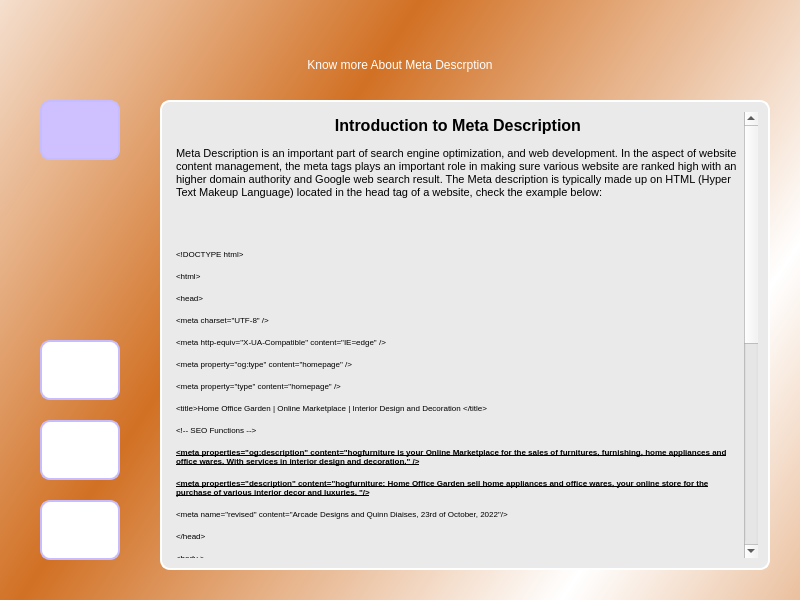
<?xml version="1.0" encoding="UTF-8"?>
<ui version="4.0">
 <class>Dialog</class>
 <widget class="QDialog" name="Dialog">
  <property name="geometry">
   <rect>
    <x>0</x>
    <y>0</y>
    <width>800</width>
    <height>600</height>
   </rect>
  </property>
  <property name="sizePolicy">
   <sizepolicy hsizetype="Preferred" vsizetype="Preferred">
    <horstretch>138</horstretch>
    <verstretch>80</verstretch>
   </sizepolicy>
  </property>
  <property name="minimumSize">
   <size>
    <width>400</width>
    <height>300</height>
   </size>
  </property>
  <property name="maximumSize">
   <size>
    <width>1380</width>
    <height>800</height>
   </size>
  </property>
  <property name="baseSize">
   <size>
    <width>400</width>
    <height>300</height>
   </size>
  </property>
  <property name="windowTitle">
   <string>Dialog</string>
  </property>
  <property name="windowIcon">
   <iconset resource="resources/resources.qrc">
    <normaloff>:/images/seoicon.ico</normaloff>:/images/seoicon.ico</iconset>
  </property>
  <widget class="QWidget" name="widget" native="true">
   <property name="geometry">
    <rect>
     <x>0</x>
     <y>0</y>
     <width>800</width>
     <height>600</height>
    </rect>
   </property>
   <property name="styleSheet">
    <string notr="true">QWidget#widget{
	background-color: qlineargradient(spread:reflect, x1:0.36, y1:0.33, x2:0.9, y2:0.6, stop:0 rgba(209, 112, 35, 254), stop:1 rgba(255, 255, 255, 255))
}</string>
   </property>
   <widget class="QPushButton" name="applicationscreen">
    <property name="geometry">
     <rect>
      <x>40</x>
      <y>100</y>
      <width>80</width>
      <height>60</height>
     </rect>
    </property>
    <property name="styleSheet">
     <string notr="true">QPushButton{
	border-radius: 10px;
	font: 85 10pt &quot;Times New Roman&quot;;
	color: #ffffff;
	border: 2px solid rgb(197, 189, 255);
	background: #cfc0ff;
}
QPushButton:hover{
	font: 85 10pt &quot;Times New Roman&quot;;
	color:#cfc0ff;
	border: 2px solid #aaaaff;
	background: #cfc0ff;
}</string>
    </property>
    <property name="text">
     <string/>
    </property>
    <property name="icon">
     <iconset>
      <normaloff>backgroundiconimages.jpeg</normaloff>backgroundiconimages.jpeg</iconset>
    </property>
    <property name="iconSize">
     <size>
      <width>60</width>
      <height>40</height>
     </size>
    </property>
   </widget>
   <widget class="QPushButton" name="seo_guide_screen">
    <property name="geometry">
     <rect>
      <x>40</x>
      <y>500</y>
      <width>80</width>
      <height>60</height>
     </rect>
    </property>
    <property name="styleSheet">
     <string notr="true">QPushButton{
	border-radius: 10px;
	font: 85 10pt &quot;Times New Roman&quot;;
	color: #ffffff;
	border: 2px solid rgb(197, 189, 255);
	background: rgb(255, 255, 255);
}
QPushButton:hover{
	font: 85 10pt &quot;Times New Roman&quot;;
	color:#cfc0ff;
	border: 2px solid #aaaaff;
	background: rgb(255, 255, 255);
}</string>
    </property>
    <property name="text">
     <string/>
    </property>
    <property name="icon">
     <iconset>
      <normaloff>backimages.jpeg</normaloff>backimages.jpeg</iconset>
    </property>
    <property name="iconSize">
     <size>
      <width>60</width>
      <height>40</height>
     </size>
    </property>
   </widget>
   <widget class="QPushButton" name="settingscreen">
    <property name="geometry">
     <rect>
      <x>40</x>
      <y>340</y>
      <width>80</width>
      <height>60</height>
     </rect>
    </property>
    <property name="styleSheet">
     <string notr="true">QPushButton{
	border-radius: 10px;
	font: 85 10pt &quot;Times New Roman&quot;;
	color: #ffffff;
	border: 2px solid rgb(197, 189, 255);
	background: rgb(255, 255, 255);
}
QPushButton:hover{
	font: 85 10pt &quot;Times New Roman&quot;;
	color:#cfc0ff;
	border: 2px solid #aaaaff;
	background: rgb(255, 255, 255);
}</string>
    </property>
    <property name="text">
     <string/>
    </property>
    <property name="icon">
     <iconset>
      <normaloff>settings.jpg</normaloff>settings.jpg</iconset>
    </property>
    <property name="iconSize">
     <size>
      <width>60</width>
      <height>40</height>
     </size>
    </property>
   </widget>
   <widget class="QPushButton" name="menuscreen">
    <property name="geometry">
     <rect>
      <x>40</x>
      <y>420</y>
      <width>80</width>
      <height>60</height>
     </rect>
    </property>
    <property name="styleSheet">
     <string notr="true">QPushButton{
	border-radius: 10px;
	font: 85 10pt &quot;Times New Roman&quot;;
	color: #ffffff;
	border: 2px solid rgb(197, 189, 255);
	background: rgb(255, 255, 255);
}
QPushButton:hover{
	font: 85 10pt &quot;Times New Roman&quot;;
	color:#cfc0ff;
	border: 2px solid #aaaaff;
	background: rgb(255, 255, 255);
}</string>
    </property>
    <property name="text">
     <string/>
    </property>
    <property name="icon">
     <iconset>
      <normaloff>menu.jpg</normaloff>menu.jpg</iconset>
    </property>
    <property name="iconSize">
     <size>
      <width>60</width>
      <height>40</height>
     </size>
    </property>
   </widget>
   <widget class="QTextBrowser" name="textBrowser">
    <property name="geometry">
     <rect>
      <x>160</x>
      <y>100</y>
      <width>610</width>
      <height>470</height>
     </rect>
    </property>
    <property name="styleSheet">
     <string notr="true">QTextBrowser{
	border: 2px solid #ffffff;
	border-radius: 10px;
	padding: 10px;
	background: #eaeaea;
}</string>
    </property>
    <property name="html">
     <string>&lt;!DOCTYPE HTML PUBLIC &quot;-//W3C//DTD HTML 4.0//EN&quot; &quot;http://www.w3.org/TR/REC-html40/strict.dtd&quot;&gt;
&lt;html&gt;&lt;head&gt;&lt;meta name=&quot;qrichtext&quot; content=&quot;1&quot; /&gt;&lt;style type=&quot;text/css&quot;&gt;
p, li { white-space: pre-wrap; }
&lt;/style&gt;&lt;/head&gt;&lt;body style=&quot; font-family:'MS Shell Dlg 2'; font-size:8.25pt; font-weight:400; font-style:normal;&quot;&gt;
&lt;p align=&quot;center&quot; style=&quot; margin-top:12px; margin-bottom:12px; margin-left:0px; margin-right:0px; -qt-block-indent:0; text-indent:0px;&quot;&gt;&lt;span style=&quot; font-size:12pt; font-weight:600;&quot;&gt;Introduction to Meta Description&lt;/span&gt;&lt;/p&gt;
&lt;p style=&quot; margin-top:12px; margin-bottom:12px; margin-left:0px; margin-right:0px; -qt-block-indent:0; text-indent:0px;&quot;&gt;Meta Description is an important part of search engine optimization, and web development. In the aspect of website content management, the meta tags plays an important role in making sure various website are ranked high with an higher domain authority and Google web search result. The Meta description is typically made up on HTML (Hyper Text Makeup Language) located in the head tag of a website, check the example below: &lt;/p&gt;
&lt;p style=&quot; margin-top:12px; margin-bottom:12px; margin-left:0px; margin-right:0px; -qt-block-indent:0; text-indent:0px;&quot;&gt;&lt;br /&gt;&lt;/p&gt;
&lt;p style=&quot; margin-top:12px; margin-bottom:12px; margin-left:0px; margin-right:0px; -qt-block-indent:0; text-indent:0px;&quot;&gt;&lt;span style=&quot; font-size:6pt;&quot;&gt;&amp;lt;!DOCTYPE html&amp;gt;&lt;/span&gt;&lt;/p&gt;
&lt;p style=&quot; margin-top:12px; margin-bottom:12px; margin-left:0px; margin-right:0px; -qt-block-indent:0; text-indent:0px;&quot;&gt;&lt;span style=&quot; font-size:6pt;&quot;&gt;&amp;lt;html&amp;gt;&lt;/span&gt;&lt;/p&gt;
&lt;p style=&quot; margin-top:12px; margin-bottom:12px; margin-left:0px; margin-right:0px; -qt-block-indent:0; text-indent:0px;&quot;&gt;&lt;span style=&quot; font-size:6pt;&quot;&gt;&amp;lt;head&amp;gt;&lt;/span&gt;&lt;/p&gt;
&lt;p style=&quot; margin-top:12px; margin-bottom:12px; margin-left:0px; margin-right:0px; -qt-block-indent:0; text-indent:0px;&quot;&gt;&lt;span style=&quot; font-size:6pt;&quot;&gt;&amp;lt;meta charset=&amp;quot;UTF-8&amp;quot; /&amp;gt;&lt;/span&gt;&lt;/p&gt;
&lt;p style=&quot; margin-top:12px; margin-bottom:12px; margin-left:0px; margin-right:0px; -qt-block-indent:0; text-indent:0px;&quot;&gt;&lt;span style=&quot; font-size:6pt;&quot;&gt;&amp;lt;meta http-equiv=&amp;quot;X-UA-Compatible&amp;quot; content=&amp;quot;IE=edge&amp;quot; /&amp;gt;&lt;/span&gt;&lt;/p&gt;
&lt;p style=&quot; margin-top:12px; margin-bottom:12px; margin-left:0px; margin-right:0px; -qt-block-indent:0; text-indent:0px;&quot;&gt;&lt;span style=&quot; font-size:6pt;&quot;&gt;&amp;lt;meta property=&amp;quot;og:type&amp;quot; content=&amp;quot;homepage&amp;quot; /&amp;gt;&lt;/span&gt;&lt;/p&gt;
&lt;p style=&quot; margin-top:12px; margin-bottom:12px; margin-left:0px; margin-right:0px; -qt-block-indent:0; text-indent:0px;&quot;&gt;&lt;span style=&quot; font-size:6pt;&quot;&gt;&amp;lt;meta property=&amp;quot;type&amp;quot; content=&amp;quot;homepage&amp;quot; /&amp;gt;&lt;/span&gt;&lt;/p&gt;
&lt;p style=&quot; margin-top:12px; margin-bottom:12px; margin-left:0px; margin-right:0px; -qt-block-indent:0; text-indent:0px;&quot;&gt;&lt;span style=&quot; font-size:6pt;&quot;&gt;&amp;lt;title&amp;gt;Home Office Garden | Online Marketplace | Interior Design and Decoration &amp;lt;/title&amp;gt;&lt;/span&gt;&lt;/p&gt;
&lt;p style=&quot; margin-top:12px; margin-bottom:12px; margin-left:0px; margin-right:0px; -qt-block-indent:0; text-indent:0px;&quot;&gt;&lt;span style=&quot; font-size:6pt;&quot;&gt;&amp;lt;!-- SEO Functions --&amp;gt;&lt;/span&gt;&lt;/p&gt;
&lt;p style=&quot; margin-top:12px; margin-bottom:12px; margin-left:0px; margin-right:0px; -qt-block-indent:0; text-indent:0px;&quot;&gt;&lt;span style=&quot; font-size:6pt; font-weight:600; text-decoration: underline;&quot;&gt;&amp;lt;meta properties=&amp;quot;og:description&amp;quot; content=&amp;quot;hogfurniture is your Online Marketplace for the sales of furnitures, furnishing, home appliances and office wares. With services in interior design and decoration.&amp;quot; /&amp;gt;&lt;/span&gt;&lt;/p&gt;
&lt;p style=&quot; margin-top:12px; margin-bottom:12px; margin-left:0px; margin-right:0px; -qt-block-indent:0; text-indent:0px;&quot;&gt;&lt;span style=&quot; font-size:6pt; font-weight:600; text-decoration: underline;&quot;&gt;&amp;lt;meta properties=&amp;quot;description&amp;quot; content=&amp;quot;hogfurniture: Home Office Garden sell home appliances and office wares, your online store for the purchase of various interior decor and luxuries. &amp;quot;/&amp;gt;&lt;/span&gt;&lt;/p&gt;
&lt;p style=&quot; margin-top:12px; margin-bottom:12px; margin-left:0px; margin-right:0px; -qt-block-indent:0; text-indent:0px;&quot;&gt;&lt;span style=&quot; font-size:6pt;&quot;&gt;&amp;lt;meta name=&amp;quot;revised&amp;quot; content=&amp;quot;Arcade Designs and Quinn Diaises, 23rd of October, 2022&amp;quot;/&amp;gt;&lt;/span&gt;&lt;/p&gt;
&lt;p style=&quot; margin-top:12px; margin-bottom:12px; margin-left:0px; margin-right:0px; -qt-block-indent:0; text-indent:0px;&quot;&gt;&lt;span style=&quot; font-size:6pt;&quot;&gt;&amp;lt;/head&amp;gt;&lt;/span&gt;&lt;/p&gt;
&lt;p style=&quot; margin-top:12px; margin-bottom:12px; margin-left:0px; margin-right:0px; -qt-block-indent:0; text-indent:0px;&quot;&gt;&lt;span style=&quot; font-size:6pt;&quot;&gt;&amp;lt;body &amp;gt;&lt;/span&gt;&lt;/p&gt;
&lt;p style=&quot; margin-top:12px; margin-bottom:12px; margin-left:0px; margin-right:0px; -qt-block-indent:0; text-indent:0px;&quot;&gt;&lt;span style=&quot; font-size:6pt;&quot;&gt;&amp;lt;/body&amp;gt;&lt;/span&gt;&lt;/p&gt;
&lt;p style=&quot; margin-top:12px; margin-bottom:12px; margin-left:0px; margin-right:0px; -qt-block-indent:0; text-indent:0px;&quot;&gt;&lt;span style=&quot; font-size:6pt;&quot;&gt;&amp;lt;/html&amp;gt; &lt;/span&gt;&lt;/p&gt;
&lt;p style=&quot; margin-top:12px; margin-bottom:12px; margin-left:0px; margin-right:0px; -qt-block-indent:0; text-indent:0px;&quot;&gt;From the Above HTML snippet code, one can undoubtedly understand where the Meta Description, also known as the SEO description resides, in the oblivious part of the website core web development. &lt;/p&gt;
&lt;p align=&quot;center&quot; style=&quot; margin-top:12px; margin-bottom:12px; margin-left:0px; margin-right:0px; -qt-block-indent:0; text-indent:0px;&quot;&gt;&lt;span style=&quot; font-family:'Times New Roman','serif'; font-size:12pt; font-weight:600; color:#000000;&quot;&gt;Meta tags&lt;/span&gt;&lt;/p&gt;
&lt;p style=&quot; margin-top:12px; margin-bottom:12px; margin-left:0px; margin-right:0px; -qt-block-indent:0; text-indent:0px;&quot;&gt;&lt;span style=&quot; font-family:'Times New Roman','serif'; color:#000000;&quot;&gt;This is another developer tool, the Meta Tag contains six important part, namely the title and og:title, to the description, keywords, as well as the og:description and og:keyword. These Meta Tags are used to give the website page a title, a description and very keywords which would be called upon by the search engine when related subjects are searched upon.&lt;/span&gt;&lt;/p&gt;
&lt;p align=&quot;center&quot; style=&quot; margin-top:12px; margin-bottom:12px; margin-left:0px; margin-right:0px; -qt-block-indent:0; text-indent:0px;&quot;&gt;&lt;span style=&quot; font-size:12pt; font-weight:600;&quot;&gt;Character Length&lt;/span&gt;&lt;/p&gt;
&lt;p style=&quot; margin-top:12px; margin-bottom:12px; margin-left:0px; margin-right:0px; -qt-block-indent:0; text-indent:0px;&quot;&gt;One major thing to be on the lookout for when setting up the Meta Description of an given website is the length of words and characters. While most professionals and website analysis tools may suggest a character length of between 155 and 160, it is preferable to limit the Meta Description length to 150 Characters to gain full advantage to the Meta Description. &lt;/p&gt;
&lt;p align=&quot;center&quot; style=&quot; margin-top:12px; margin-bottom:12px; margin-left:0px; margin-right:0px; -qt-block-indent:0; text-indent:0px;&quot;&gt;&lt;span style=&quot; font-size:12pt; font-weight:600;&quot;&gt;Keyword Stuffing&lt;/span&gt;&lt;/p&gt;
&lt;p style=&quot; margin-top:12px; margin-bottom:12px; margin-left:0px; margin-right:0px; -qt-block-indent:0; text-indent:0px;&quot;&gt; Keyword stuffing occurs when the Meta description is stuffed up with keywords alone, not making any meaningful sense of order. While this pattern of approach may be successful in some cases, it is not advisable for commercial organizations and companies seeking to make the best of Meta Description. &lt;/p&gt;
&lt;p style=&quot; margin-top:12px; margin-bottom:12px; margin-left:0px; margin-right:0px; -qt-block-indent:0; text-indent:0px;&quot;&gt;@Quinn Daisies&lt;/p&gt;
&lt;p style=&quot; margin-top:12px; margin-bottom:12px; margin-left:0px; margin-right:0px; -qt-block-indent:0; text-indent:0px;&quot;&gt;Ebire Folayemi Michael&lt;/p&gt;&lt;/body&gt;&lt;/html&gt;</string>
    </property>
   </widget>
   <widget class="QLabel" name="label_2">
    <property name="geometry">
     <rect>
      <x>250</x>
      <y>50</y>
      <width>300</width>
      <height>30</height>
     </rect>
    </property>
    <property name="styleSheet">
     <string notr="true">QLabel{
	color: #ffffff;
	font: 8pt &quot;Georgia&quot;;
}</string>
    </property>
    <property name="text">
     <string>Know more About Meta Descrption</string>
    </property>
    <property name="alignment">
     <set>Qt::AlignCenter</set>
    </property>
   </widget>
  </widget>
 </widget>
 <resources>
  <include location="resources/resources.qrc"/>
 </resources>
 <connections/>
</ui>
